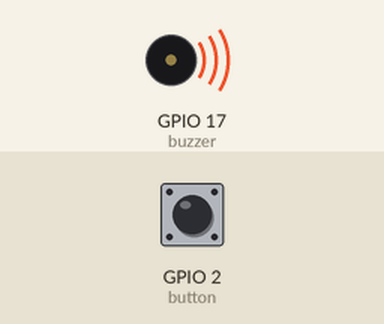
Bench run of a program on a simulated Raspberry Pi (BCM pin numbers). Shown: buzzer (waves = sounding, pin HIGH). The test bench sets the inputs (shaded band); at power-on: GPIO 2 (button) HIGH.

Above: at 0.1 s.
Timing chart, 0 to 1.6 s (numbered marks = the images above):
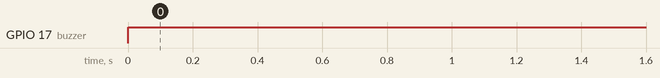

Measured:
- by itself, GPIO 17 (buzzer): LOW → HIGH at 0.00 s

The program:

gpio_control.py
```python
from gpiozero import LED, Button, Buzzer
from time import sleep
from signal import pause

##led = LED(17)
button = Button(2)
buzzer = Buzzer(17)

##while True:
##    button.wait_for_press()
##    led.toggle()

##button.when_pressed = led.on
##button.when_released = led.off

##while True:
##    buzzer.on()
##    sleep(1)
##    buzzer.off()
##    sleep(1)

while True:
    buzzer.beep()
```
